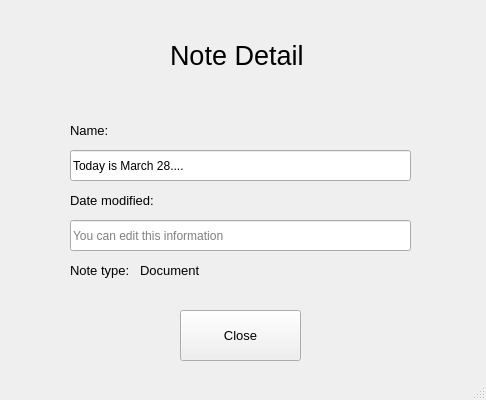
<?xml version="1.0" encoding="UTF-8"?>
<ui version="4.0">
 <class>MainWindow</class>
 <widget class="QMainWindow" name="MainWindow">
  <property name="geometry">
   <rect>
    <x>0</x>
    <y>0</y>
    <width>486</width>
    <height>400</height>
   </rect>
  </property>
  <property name="windowTitle">
   <string>Note Detail</string>
  </property>
  <widget class="QWidget" name="centralwidget">
   <widget class="QLineEdit" name="lineEdit">
    <property name="geometry">
     <rect>
      <x>70</x>
      <y>220</y>
      <width>341</width>
      <height>31</height>
     </rect>
    </property>
    <property name="placeholderText">
     <string>You can edit this information</string>
    </property>
   </widget>
   <widget class="QLabel" name="label">
    <property name="geometry">
     <rect>
      <x>170</x>
      <y>30</y>
      <width>161</width>
      <height>51</height>
     </rect>
    </property>
    <property name="font">
     <font>
      <pointsize>20</pointsize>
     </font>
    </property>
    <property name="text">
     <string>Note Detail</string>
    </property>
   </widget>
   <widget class="QLabel" name="label_2">
    <property name="geometry">
     <rect>
      <x>70</x>
      <y>190</y>
      <width>111</width>
      <height>21</height>
     </rect>
    </property>
    <property name="font">
     <font>
      <pointsize>10</pointsize>
     </font>
    </property>
    <property name="text">
     <string>Date modified:</string>
    </property>
   </widget>
   <widget class="QLabel" name="label_3">
    <property name="geometry">
     <rect>
      <x>70</x>
      <y>260</y>
      <width>111</width>
      <height>21</height>
     </rect>
    </property>
    <property name="font">
     <font>
      <pointsize>10</pointsize>
     </font>
    </property>
    <property name="text">
     <string>Note type:</string>
    </property>
   </widget>
   <widget class="QLabel" name="label_4">
    <property name="geometry">
     <rect>
      <x>140</x>
      <y>260</y>
      <width>111</width>
      <height>21</height>
     </rect>
    </property>
    <property name="font">
     <font>
      <pointsize>10</pointsize>
     </font>
    </property>
    <property name="text">
     <string>Document</string>
    </property>
   </widget>
   <widget class="QLabel" name="label_5">
    <property name="geometry">
     <rect>
      <x>70</x>
      <y>120</y>
      <width>111</width>
      <height>21</height>
     </rect>
    </property>
    <property name="font">
     <font>
      <pointsize>10</pointsize>
     </font>
    </property>
    <property name="text">
     <string>Name:</string>
    </property>
   </widget>
   <widget class="QLineEdit" name="lineEdit_2">
    <property name="geometry">
     <rect>
      <x>70</x>
      <y>150</y>
      <width>341</width>
      <height>31</height>
     </rect>
    </property>
    <property name="text">
     <string>Today is March 28....</string>
    </property>
    <property name="placeholderText">
     <string>You can edit this information</string>
    </property>
   </widget>
   <widget class="QPushButton" name="bt_close">
    <property name="geometry">
     <rect>
      <x>180</x>
      <y>310</y>
      <width>121</width>
      <height>51</height>
     </rect>
    </property>
    <property name="font">
     <font>
      <pointsize>10</pointsize>
     </font>
    </property>
    <property name="text">
     <string>Close</string>
    </property>
   </widget>
  </widget>
  <widget class="QStatusBar" name="statusbar"/>
 </widget>
 <resources/>
 <connections/>
</ui>
